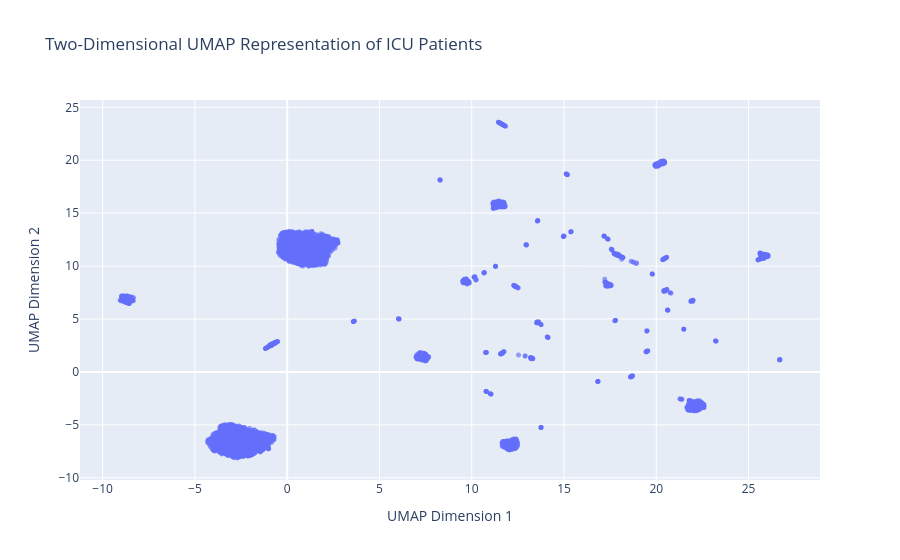

Notebook code cell kept with this figure:
### Markdown cell above
## Visualize the UMAP Patient Representation

### Code cell
# Create the interactive UMAP scatter plot
fig = px.scatter(
    umap_embedding,
    x="umap_1",
    y="umap_2",
    hover_data=["patientunitstayid"],
    title="Two-Dimensional UMAP Representation of ICU Patients"
)

# Improve readability
fig.update_traces(
    marker=dict(
        size=5,
        opacity=0.65
    )
)

fig.update_layout(
    xaxis_title="UMAP Dimension 1",
    yaxis_title="UMAP Dimension 2"
)

# Display the plot
fig.show()

# Save the interactive plot
fig.write_html(
    PLOTS_DIR / "umap_embedding.html"
)

print("UMAP plot saved as: umap_embedding.html")

### Figure 1 — Plotly figure (JSON) as saved in the notebook; plotly's stock layout.template omitted (floating-point values rounded to 4 significant figures; data arrays with more than 128 entries replaced by an {"elided": "..."} marker saying what was removed)
{"data": [{"customdata": {"elided": "7648x1 int values"}, "hovertemplate": "umap_1=%{x}<br>umap_2=%{y}<br>patientunitstayid=%{customdata[0]}<extra></extra>", "legendgroup": "", "marker": {"color": "#636efa", "opacity": 0.65, "size": 5, "symbol": "circle"}, "mode": "markers", "name": "", "showlegend": false, "type": "scattergl", "x": {"elided": "7648 float values"}, "xaxis": "x", "y": {"elided": "7648 float values"}, "yaxis": "y"}], "layout": {"legend": {"tracegroupgap": 0}, "title": {"text": "Two-Dimensional UMAP Representation of ICU Patients"}, "xaxis": {"anchor": "y", "domain": [0, 1], "title": {"text": "UMAP Dimension 1"}}, "yaxis": {"anchor": "x", "domain": [0, 1], "title": {"text": "UMAP Dimension 2"}}}}
